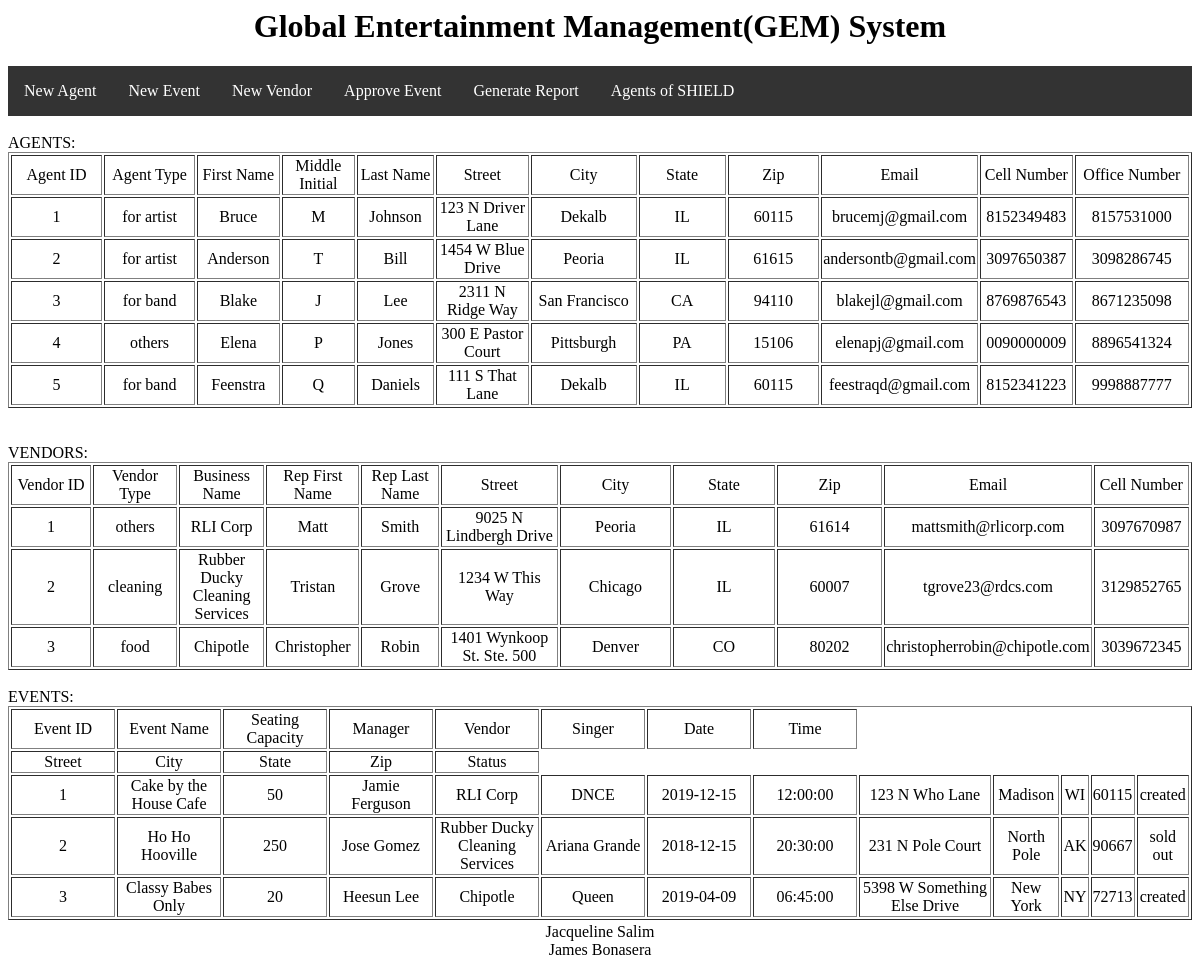
Screenshot of /agents.php with the database file from the repository.
### tables this page shows
CREATE TABLE Agent
(AgentId int auto_increment PRIMARY KEY,
FirstName CHAR(25),
MiddleInit CHAR(1),
LastName CHAR(25),
Street CHAR(50),
City CHAR(20),
State CHAR(2),
Zip CHAR(10),
Email CHAR(30),
OfficeNum CHAR(12),
CellNum CHAR(10),
Type CHAR(10));

CREATE TABLE Vendor
(VendorId int auto_increment PRIMARY KEY,
BusinessName CHAR(50),
Street CHAR(50),
City CHAR(20),
State CHAR(2),
Zip CHAR(10),
Type CHAR(15),
RepFirstName CHAR(25),
RepLastName CHAR(25),
RepEmail CHAR(40),
RepCellNum CHAR(10));

CREATE TABLE Event
(EventId int auto_increment PRIMARY KEY,
EventName CHAR(50),
Street CHAR(50),
City CHAR(20),
State CHAR(2),
Zip CHAR(10),
Date DATE,
StartTime TIME,
Status CHAR(10),
SeatingCapacity int,
Notes TEXT,
Singer CHAR(53),
PerformerType CHAR(6),
PerformerId int,
EventManagerId int,
VendorId int,
foreign key (EventManagerId) references EventManager(EventManagerId),
foreign key (VendorId) references Vendor(VendorId));

CREATE TABLE EventManager
(EventManagerId int auto_increment PRIMARY KEY,
FirstName CHAR(20),
LastName CHAR(20));

### agents.php (the view, shortened to what this page needs)
<?php
  require_once("conn.php");
  echo 'AGENTS:<br>';
  echo '<table align="center" border=1>';
     echo '<tr>';
       echo '<td width="150" align="center">';
         echo 'Agent ID';
       echo '</td>';
       echo '<td width="150" align="center">';
         echo 'Agent Type';
       echo '</td>';
       echo '<td width="100" align="center">';
           echo 'First Name';
       echo '</td>';
       echo '<td width="100" align="center">';
         echo 'Middle Initial';
       echo '</td>';
       echo '<td width="100" align="center">';
         echo 'Last Name';
       echo '</td>';
       echo '<td width="150" align="center">';
         echo 'Street';
       echo '</td>';
       echo '<td width="150" align="center">';
         echo 'City';
       echo '</td>';
       echo '<td width="150" align="center">';
         echo 'State';
       echo '</td>';
       echo '<td width="150" align="center">';
         echo 'Zip';
       echo '</td>';
       echo '<td width="150" align="center">';
         echo 'Email';
       echo '</td>';
       echo '<td width="100" align="center">';
         echo 'Cell Number';
       echo '</td>';
       echo '<td width="150" align="center">';
         echo 'Office Number';
       echo '</td>';
     echo '</tr>';
  foreach($conn->query('SELECT AgentId,FirstName,MiddleInit,LastName,Street,City,State,Zip,Email,OfficeNum,CellNum,Type FROM Agent') as $row)
  {
   echo '<tr>';
     echo '<td align="center">';
         echo $row['AgentId'];
     echo '</td>';
     echo '<td align="center">';
         echo $row['Type'];
     echo '</td>';
     echo '<td align="center">';
         echo $row['FirstName'];
     echo '</td>';
     echo '<td align="center">';
         echo $row['MiddleInit'];
     echo '</td>';
     echo '<td align="center">';
         echo $row['LastName'];
     echo '</td>';
     echo '<td align="center">';
         echo $row['Street'];
     echo '</td>';
     echo '<td align="center">';
         echo $row['City'];
     echo '</td>';
     echo '<td align="center">';
         echo $row['State'];
     echo '</td>';
     echo '<td align="center">';
         echo $row['Zip'];
     echo '</td>';
     echo '<td align="center">';
         echo $row['Email'];
     echo '</td>';
     echo '<td align="center">';
         echo $row['CellNum'];
     echo '</td>';
     echo '<td align="center">';
         echo $row['OfficeNum'];
     echo '</td>';
   echo '</tr>';
  }
 echo '</table>';
 echo '<br><br>VENDORS:<br>';
 echo '<table align="center" border=1>';
     echo '<tr>';
       echo '<td width="100" align="center">';
           echo 'Vendor ID';
       echo '</td>';
       echo '<td width="100" align="center">';
           echo 'Vendor Type';
       echo '</td>';
       echo '<td width="100" align="center">';
           echo 'Business Name';
       echo '</td>';
       echo '<td width="100" align="center">';
         echo 'Rep First Name';
       echo '</td>';
       echo '<td width="100" align="center">';
         echo 'Rep Last Name';
       echo '</td>';
       echo '<td width="150" align="center">';
         echo 'Street';
       echo '</td>';
       echo '<td width="150" align="center">';
         echo 'City';
       echo '</td>';
       echo '<td width="150" align="center">';
         echo 'State';
       echo '</td>';
       echo '<td width="150" align="center">';
         echo 'Zip';
       echo '</td>';
       echo '<td width="150" align="center">';
         echo 'Email';
       echo '</td>';
       echo '<td width="100" align="center">';
         echo 'Cell Number';
     echo '</tr>';
  foreach($conn->query('SELECT VendorId,BusinessName,RepFirstName,RepLastName,Street,City,State,Zip,RepEmail,Type,RepCellNum FROM Vendor') as $row)
  {
   echo '<tr>';
     echo '<td align="center">';
         echo $row['VendorId'];
     echo '</td>';
     echo '<td align="center">';
         echo $row['Type'];
     echo '</td>';
     echo '<td align="center">';
         echo $row['BusinessName'];
     echo '</td>';
     echo '<td align="center">';
         echo $row['RepFirstName'];
     echo '</td>';
     echo '<td align="center">';
         echo $row['RepLastName'];
     echo '</td>';
     echo '<td align="center">';
         echo $row['Street'];
     echo '</td>';
     echo '<td align="center">';
         echo $row['City'];
     echo '</td>';
     echo '<td align="center">';
         echo $row['State'];
     echo '</td>';
     echo '<td align="center">';
         echo $row['Zip'];
     echo '</td>';
     echo '<td align="center">';
         echo $row['RepEmail'];
     echo '</td>';
     echo '<td align="center">';
         echo $row['RepCellNum'];
     echo '</td>';
   echo '</tr>';
  }
 echo '</table>';
 echo '<br>EVENTS:<br>';
 echo '<table align="center" border=1 width="100%">';
     echo '<tr nowrap>';
       echo '<td align="center">';
           echo 'Event ID';
       echo '</td>';
       echo '<td width="100" align="center">';
           echo 'Event Name';
       echo '</td>';
       echo '<td width="100" align="center">';
           echo 'Seating Capacity';
       echo '</td>';
       echo '<td width="100" align="center">';
           echo 'Manager';
       echo '</td>';
       echo '<td width="100" align="center">';
         echo 'Vendor';
       echo '</td>';
       echo '<td width="100" align="center">';
         echo 'Singer';
       echo '</td>';
       echo '<td width="100" align="center">';
         echo 'Date';
       echo '</td>';
       echo '<td width="100" align="center">';
         echo 'Time';
      echo '</tr>';
       echo '<td width="100" align="center">';
         echo 'Street';
       echo '</td>';
       echo '<td width="100" align="center">';
         echo 'City';
       echo '</td>';
       echo '<td width="100" align="center">';
         echo 'State';
       echo '</td>';
       echo '<td width="100" align="center">';
         echo 'Zip';
       echo '</td>';
       echo '<td width="100" align="center">';
         echo 'Status';
  foreach($conn->query('SELECT EventId,EventName,SeatingCapacity,BusinessName,FirstName,LastName,Date,StartTime,Status,Singer,Event.Street,Event.City,Event.State,Event.Zip FROM Event,EventManager,Vendor WHERE Event.EventManagerId = EventManager.EventManagerId AND Event.VendorId = Vendor.VendorId') as $row)
  {
   echo '<tr>';
     echo '<td align="center">';
         echo $row['EventId'];
     echo '</td>';
     echo '<td align="center">';
         echo $row['EventName'];
     echo '</td>';
     echo '<td align="center">';
         echo $row['SeatingCapacity'];
     echo '</td>';
     echo '<td align="center">';
         echo $row['FirstName'].' '.$row['LastName'];
     echo '</td>';
     echo '<td align="center">';
         echo $row['BusinessName'];
     echo '</td>';
     echo '<td align="center">';
         echo $row['Singer'];
     echo '</td>';
     echo '<td align="center">';
         echo $row['Date'];
     echo '</td>';
     echo '<td align="center">';
         echo $row['StartTime'];
     echo '</td>';
     echo '<td align="center">';
         echo $row['Street'];
     echo '</td>';
     echo '<td align="center">';
         echo $row['City'];
     echo '</td>';
     echo '<td align="center">';
         echo $row['State'];
     echo '</td>';
     echo '<td align="center">';
         echo $row['Zip'];
     echo '</td>';
     echo '<td align="center">';
         echo $row['Status'];
     echo '</td>';
   echo '</tr>';
  }
 echo '</table>';
?>

### rows the page displays
agent: AgentId "1", Type "for artist", FirstName "Bruce", MiddleInit "M", LastName "Johnson", Street "123 N Driver Lane", City "Dekalb", State "IL", Zip "60115", Email "brucemj@gmail.com", CellNum "8152349483", OfficeNum "8157531000"
agent: AgentId "2", Type "for artist", FirstName "Anderson", MiddleInit "T", LastName "Bill", Street "1454 W Blue Drive", City "Peoria", State "IL", Zip "61615", Email "andersontb@gmail.com", CellNum "3097650387", OfficeNum "3098286745"
agent: AgentId "3", Type "for band", FirstName "Blake", MiddleInit "J", LastName "Lee", Street "2311 N Ridge Way", City "San Francisco", State "CA", Zip "94110", Email "blakejl@gmail.com", CellNum "8769876543", OfficeNum "8671235098"
agent: AgentId "4", Type "others", FirstName "Elena", MiddleInit "P", LastName "Jones", Street "300 E Pastor Court", City "Pittsburgh", State "PA", Zip "15106", Email "elenapj@gmail.com", CellNum "0090000009", OfficeNum "8896541324"
agent: AgentId "5", Type "for band", FirstName "Feenstra", MiddleInit "Q", LastName "Daniels", Street "111 S That Lane", City "Dekalb", State "IL", Zip "60115", Email "feestraqd@gmail.com", CellNum "8152341223", OfficeNum "9998887777"
vendor: VendorId "1", Type "others", BusinessName "RLI Corp", RepFirstName "Matt", RepLastName "Smith", Street "9025 N Lindbergh Drive", City "Peoria", State "IL", Zip "61614", RepEmail "mattsmith@rlicorp.com", RepCellNum "3097670987"
vendor: VendorId "2", Type "cleaning", BusinessName "Rubber Ducky Cleaning Services", RepFirstName "Tristan", RepLastName "Grove", Street "1234 W This Way", City "Chicago", State "IL", Zip "60007", RepEmail "tgrove23@rdcs.com", RepCellNum "3129852765"
vendor: VendorId "3", Type "food", BusinessName "Chipotle", RepFirstName "Christopher", RepLastName "Robin", Street "1401 Wynkoop St. Ste. 500", City "Denver", State "CO", Zip "80202", RepEmail "christopherrobin@chipotle.com", RepCellNum "3039672345"
event: EventId "1", EventName "Cake by the House Cafe", SeatingCapacity "50", EventManagerId.FirstName "Jamie", EventManagerId.LastName "Ferguson", VendorId.BusinessName "RLI Corp", Singer "DNCE", Date "2019-12-15", StartTime "12:00:00", Street "123 N Who Lane", City "Madison", State "WI", Zip "60115", Status "created"
event: EventId "2", EventName "Ho Ho Hooville", SeatingCapacity "250", EventManagerId.FirstName "Jose", EventManagerId.LastName "Gomez", VendorId.BusinessName "Rubber Ducky Cleaning Services", Singer "Ariana Grande", Date "2018-12-15", StartTime "20:30:00", Street "231 N Pole Court", City "North Pole", State "AK", Zip "90667", Status "sold out"
event: EventId "3", EventName "Classy Babes Only", SeatingCapacity "20", EventManagerId.FirstName "Heesun", EventManagerId.LastName "Lee", VendorId.BusinessName "Chipotle", Singer "Queen", Date "2019-04-09", StartTime "06:45:00", Street "5398 W Something Else Drive", City "New York", State "NY", Zip "72713", Status "created"
